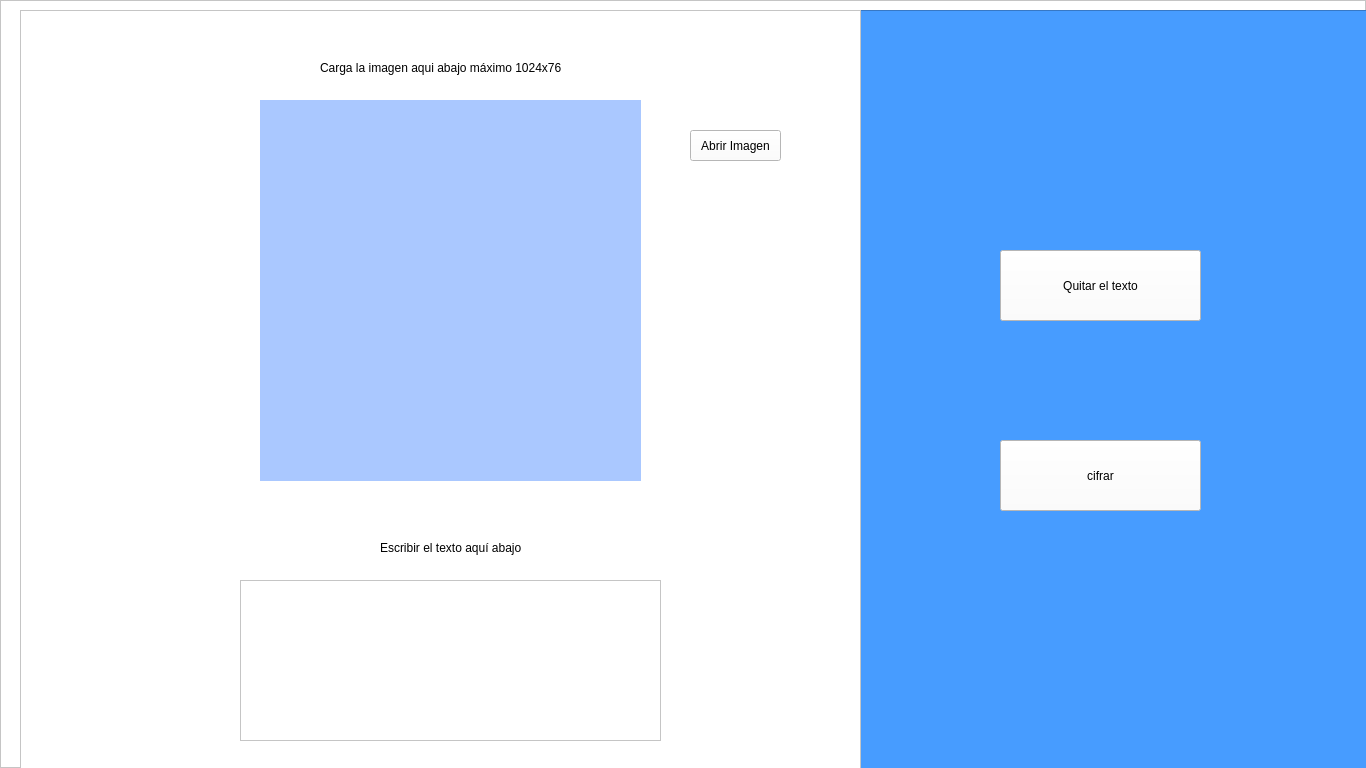
<?xml version="1.0" encoding="UTF-8"?>
<ui version="4.0">
 <class>MainWindow</class>
 <widget class="QMainWindow" name="MainWindow">
  <property name="geometry">
   <rect>
    <x>0</x>
    <y>0</y>
    <width>1366</width>
    <height>768</height>
   </rect>
  </property>
  <property name="windowTitle">
   <string>Cifrar</string>
  </property>
  <property name="windowIcon">
   <iconset>
    <normaloff>imagenes/logo.ico</normaloff>imagenes/logo.ico</iconset>
  </property>
  <widget class="QWidget" name="centralwidget">
   <widget class="QFrame" name="frame">
    <property name="geometry">
     <rect>
      <x>0</x>
      <y>0</y>
      <width>1366</width>
      <height>768</height>
     </rect>
    </property>
    <property name="palette">
     <palette>
      <active>
       <colorrole role="WindowText">
        <brush brushstyle="SolidPattern">
         <color alpha="255">
          <red>0</red>
          <green>0</green>
          <blue>0</blue>
         </color>
        </brush>
       </colorrole>
       <colorrole role="Button">
        <brush brushstyle="SolidPattern">
         <color alpha="255">
          <red>255</red>
          <green>255</green>
          <blue>255</blue>
         </color>
        </brush>
       </colorrole>
       <colorrole role="Light">
        <brush brushstyle="SolidPattern">
         <color alpha="255">
          <red>255</red>
          <green>255</green>
          <blue>255</blue>
         </color>
        </brush>
       </colorrole>
       <colorrole role="Midlight">
        <brush brushstyle="SolidPattern">
         <color alpha="255">
          <red>255</red>
          <green>255</green>
          <blue>255</blue>
         </color>
        </brush>
       </colorrole>
       <colorrole role="Dark">
        <brush brushstyle="SolidPattern">
         <color alpha="255">
          <red>127</red>
          <green>127</green>
          <blue>127</blue>
         </color>
        </brush>
       </colorrole>
       <colorrole role="Mid">
        <brush brushstyle="SolidPattern">
         <color alpha="255">
          <red>170</red>
          <green>170</green>
          <blue>170</blue>
         </color>
        </brush>
       </colorrole>
       <colorrole role="Text">
        <brush brushstyle="SolidPattern">
         <color alpha="255">
          <red>0</red>
          <green>0</green>
          <blue>0</blue>
         </color>
        </brush>
       </colorrole>
       <colorrole role="BrightText">
        <brush brushstyle="SolidPattern">
         <color alpha="255">
          <red>255</red>
          <green>255</green>
          <blue>255</blue>
         </color>
        </brush>
       </colorrole>
       <colorrole role="ButtonText">
        <brush brushstyle="SolidPattern">
         <color alpha="255">
          <red>0</red>
          <green>0</green>
          <blue>0</blue>
         </color>
        </brush>
       </colorrole>
       <colorrole role="Base">
        <brush brushstyle="SolidPattern">
         <color alpha="255">
          <red>255</red>
          <green>255</green>
          <blue>255</blue>
         </color>
        </brush>
       </colorrole>
       <colorrole role="Window">
        <brush brushstyle="SolidPattern">
         <color alpha="255">
          <red>255</red>
          <green>255</green>
          <blue>255</blue>
         </color>
        </brush>
       </colorrole>
       <colorrole role="Shadow">
        <brush brushstyle="SolidPattern">
         <color alpha="255">
          <red>0</red>
          <green>0</green>
          <blue>0</blue>
         </color>
        </brush>
       </colorrole>
       <colorrole role="AlternateBase">
        <brush brushstyle="SolidPattern">
         <color alpha="255">
          <red>255</red>
          <green>255</green>
          <blue>255</blue>
         </color>
        </brush>
       </colorrole>
       <colorrole role="ToolTipBase">
        <brush brushstyle="SolidPattern">
         <color alpha="255">
          <red>255</red>
          <green>255</green>
          <blue>220</blue>
         </color>
        </brush>
       </colorrole>
       <colorrole role="ToolTipText">
        <brush brushstyle="SolidPattern">
         <color alpha="255">
          <red>0</red>
          <green>0</green>
          <blue>0</blue>
         </color>
        </brush>
       </colorrole>
       <colorrole role="PlaceholderText">
        <brush brushstyle="SolidPattern">
         <color alpha="128">
          <red>0</red>
          <green>0</green>
          <blue>0</blue>
         </color>
        </brush>
       </colorrole>
      </active>
      <inactive>
       <colorrole role="WindowText">
        <brush brushstyle="SolidPattern">
         <color alpha="255">
          <red>0</red>
          <green>0</green>
          <blue>0</blue>
         </color>
        </brush>
       </colorrole>
       <colorrole role="Button">
        <brush brushstyle="SolidPattern">
         <color alpha="255">
          <red>255</red>
          <green>255</green>
          <blue>255</blue>
         </color>
        </brush>
       </colorrole>
       <colorrole role="Light">
        <brush brushstyle="SolidPattern">
         <color alpha="255">
          <red>255</red>
          <green>255</green>
          <blue>255</blue>
         </color>
        </brush>
       </colorrole>
       <colorrole role="Midlight">
        <brush brushstyle="SolidPattern">
         <color alpha="255">
          <red>255</red>
          <green>255</green>
          <blue>255</blue>
         </color>
        </brush>
       </colorrole>
       <colorrole role="Dark">
        <brush brushstyle="SolidPattern">
         <color alpha="255">
          <red>127</red>
          <green>127</green>
          <blue>127</blue>
         </color>
        </brush>
       </colorrole>
       <colorrole role="Mid">
        <brush brushstyle="SolidPattern">
         <color alpha="255">
          <red>170</red>
          <green>170</green>
          <blue>170</blue>
         </color>
        </brush>
       </colorrole>
       <colorrole role="Text">
        <brush brushstyle="SolidPattern">
         <color alpha="255">
          <red>0</red>
          <green>0</green>
          <blue>0</blue>
         </color>
        </brush>
       </colorrole>
       <colorrole role="BrightText">
        <brush brushstyle="SolidPattern">
         <color alpha="255">
          <red>255</red>
          <green>255</green>
          <blue>255</blue>
         </color>
        </brush>
       </colorrole>
       <colorrole role="ButtonText">
        <brush brushstyle="SolidPattern">
         <color alpha="255">
          <red>0</red>
          <green>0</green>
          <blue>0</blue>
         </color>
        </brush>
       </colorrole>
       <colorrole role="Base">
        <brush brushstyle="SolidPattern">
         <color alpha="255">
          <red>255</red>
          <green>255</green>
          <blue>255</blue>
         </color>
        </brush>
       </colorrole>
       <colorrole role="Window">
        <brush brushstyle="SolidPattern">
         <color alpha="255">
          <red>255</red>
          <green>255</green>
          <blue>255</blue>
         </color>
        </brush>
       </colorrole>
       <colorrole role="Shadow">
        <brush brushstyle="SolidPattern">
         <color alpha="255">
          <red>0</red>
          <green>0</green>
          <blue>0</blue>
         </color>
        </brush>
       </colorrole>
       <colorrole role="AlternateBase">
        <brush brushstyle="SolidPattern">
         <color alpha="255">
          <red>255</red>
          <green>255</green>
          <blue>255</blue>
         </color>
        </brush>
       </colorrole>
       <colorrole role="ToolTipBase">
        <brush brushstyle="SolidPattern">
         <color alpha="255">
          <red>255</red>
          <green>255</green>
          <blue>220</blue>
         </color>
        </brush>
       </colorrole>
       <colorrole role="ToolTipText">
        <brush brushstyle="SolidPattern">
         <color alpha="255">
          <red>0</red>
          <green>0</green>
          <blue>0</blue>
         </color>
        </brush>
       </colorrole>
       <colorrole role="PlaceholderText">
        <brush brushstyle="SolidPattern">
         <color alpha="128">
          <red>0</red>
          <green>0</green>
          <blue>0</blue>
         </color>
        </brush>
       </colorrole>
      </inactive>
      <disabled>
       <colorrole role="WindowText">
        <brush brushstyle="SolidPattern">
         <color alpha="255">
          <red>127</red>
          <green>127</green>
          <blue>127</blue>
         </color>
        </brush>
       </colorrole>
       <colorrole role="Button">
        <brush brushstyle="SolidPattern">
         <color alpha="255">
          <red>255</red>
          <green>255</green>
          <blue>255</blue>
         </color>
        </brush>
       </colorrole>
       <colorrole role="Light">
        <brush brushstyle="SolidPattern">
         <color alpha="255">
          <red>255</red>
          <green>255</green>
          <blue>255</blue>
         </color>
        </brush>
       </colorrole>
       <colorrole role="Midlight">
        <brush brushstyle="SolidPattern">
         <color alpha="255">
          <red>255</red>
          <green>255</green>
          <blue>255</blue>
         </color>
        </brush>
       </colorrole>
       <colorrole role="Dark">
        <brush brushstyle="SolidPattern">
         <color alpha="255">
          <red>127</red>
          <green>127</green>
          <blue>127</blue>
         </color>
        </brush>
       </colorrole>
       <colorrole role="Mid">
        <brush brushstyle="SolidPattern">
         <color alpha="255">
          <red>170</red>
          <green>170</green>
          <blue>170</blue>
         </color>
        </brush>
       </colorrole>
       <colorrole role="Text">
        <brush brushstyle="SolidPattern">
         <color alpha="255">
          <red>127</red>
          <green>127</green>
          <blue>127</blue>
         </color>
        </brush>
       </colorrole>
       <colorrole role="BrightText">
        <brush brushstyle="SolidPattern">
         <color alpha="255">
          <red>255</red>
          <green>255</green>
          <blue>255</blue>
         </color>
        </brush>
       </colorrole>
       <colorrole role="ButtonText">
        <brush brushstyle="SolidPattern">
         <color alpha="255">
          <red>127</red>
          <green>127</green>
          <blue>127</blue>
         </color>
        </brush>
       </colorrole>
       <colorrole role="Base">
        <brush brushstyle="SolidPattern">
         <color alpha="255">
          <red>255</red>
          <green>255</green>
          <blue>255</blue>
         </color>
        </brush>
       </colorrole>
       <colorrole role="Window">
        <brush brushstyle="SolidPattern">
         <color alpha="255">
          <red>255</red>
          <green>255</green>
          <blue>255</blue>
         </color>
        </brush>
       </colorrole>
       <colorrole role="Shadow">
        <brush brushstyle="SolidPattern">
         <color alpha="255">
          <red>0</red>
          <green>0</green>
          <blue>0</blue>
         </color>
        </brush>
       </colorrole>
       <colorrole role="AlternateBase">
        <brush brushstyle="SolidPattern">
         <color alpha="255">
          <red>255</red>
          <green>255</green>
          <blue>255</blue>
         </color>
        </brush>
       </colorrole>
       <colorrole role="ToolTipBase">
        <brush brushstyle="SolidPattern">
         <color alpha="255">
          <red>255</red>
          <green>255</green>
          <blue>220</blue>
         </color>
        </brush>
       </colorrole>
       <colorrole role="ToolTipText">
        <brush brushstyle="SolidPattern">
         <color alpha="255">
          <red>0</red>
          <green>0</green>
          <blue>0</blue>
         </color>
        </brush>
       </colorrole>
       <colorrole role="PlaceholderText">
        <brush brushstyle="SolidPattern">
         <color alpha="128">
          <red>0</red>
          <green>0</green>
          <blue>0</blue>
         </color>
        </brush>
       </colorrole>
      </disabled>
     </palette>
    </property>
    <property name="autoFillBackground">
     <bool>true</bool>
    </property>
    <property name="frameShape">
     <enum>QFrame::StyledPanel</enum>
    </property>
    <property name="frameShadow">
     <enum>QFrame::Raised</enum>
    </property>
    <widget class="QTextEdit" name="textEdit">
     <property name="geometry">
      <rect>
       <x>20</x>
       <y>10</y>
       <width>1366</width>
       <height>768</height>
      </rect>
     </property>
     <property name="styleSheet">
      <string notr="true">background-color: rgb(71, 156, 255); AZUL</string>
     </property>
    </widget>
    <widget class="QLabel" name="quitarimagen">
     <property name="geometry">
      <rect>
       <x>950</x>
       <y>200</y>
       <width>241</width>
       <height>231</height>
      </rect>
     </property>
     <property name="text">
      <string/>
     </property>
    </widget>
    <widget class="QTextEdit" name="textEdit_7">
     <property name="enabled">
      <bool>false</bool>
     </property>
     <property name="geometry">
      <rect>
       <x>20</x>
       <y>10</y>
       <width>841</width>
       <height>768</height>
      </rect>
     </property>
    </widget>
    <widget class="QLabel" name="label_4">
     <property name="geometry">
      <rect>
       <x>150</x>
       <y>20</y>
       <width>31</width>
       <height>21</height>
      </rect>
     </property>
     <property name="text">
      <string/>
     </property>
     <property name="pixmap">
      <pixmap>../../Desktop/Imagenes proyecto/Icono de usario.jpg</pixmap>
     </property>
     <property name="scaledContents">
      <bool>true</bool>
     </property>
    </widget>
    <widget class="QLabel" name="label">
     <property name="geometry">
      <rect>
       <x>320</x>
       <y>60</y>
       <width>241</width>
       <height>16</height>
      </rect>
     </property>
     <property name="text">
      <string>Carga la imagen aqui abajo máximo 1024x768px</string>
     </property>
    </widget>
    <widget class="QLabel" name="imagenlbl">
     <property name="geometry">
      <rect>
       <x>260</x>
       <y>100</y>
       <width>381</width>
       <height>381</height>
      </rect>
     </property>
     <property name="styleSheet">
      <string notr="true">background-color: rgb(170, 200, 255);</string>
     </property>
     <property name="text">
      <string/>
     </property>
    </widget>
    <widget class="QLabel" name="label_3">
     <property name="geometry">
      <rect>
       <x>380</x>
       <y>540</y>
       <width>191</width>
       <height>16</height>
      </rect>
     </property>
     <property name="text">
      <string>Escribir el texto aquí abajo</string>
     </property>
    </widget>
    <widget class="QPushButton" name="imagenbtn">
     <property name="geometry">
      <rect>
       <x>690</x>
       <y>130</y>
       <width>91</width>
       <height>31</height>
      </rect>
     </property>
     <property name="text">
      <string>Abrir Imagen</string>
     </property>
    </widget>
    <widget class="QTextEdit" name="textotxt">
     <property name="geometry">
      <rect>
       <x>240</x>
       <y>580</y>
       <width>421</width>
       <height>161</height>
      </rect>
     </property>
    </widget>
    <widget class="QPushButton" name="cifrarbtn">
     <property name="geometry">
      <rect>
       <x>1000</x>
       <y>440</y>
       <width>201</width>
       <height>71</height>
      </rect>
     </property>
     <property name="text">
      <string>cifrar</string>
     </property>
    </widget>
    <widget class="QPushButton" name="quitarbtn">
     <property name="geometry">
      <rect>
       <x>1000</x>
       <y>250</y>
       <width>201</width>
       <height>71</height>
      </rect>
     </property>
     <property name="text">
      <string>Quitar el texto</string>
     </property>
    </widget>
   </widget>
  </widget>
 </widget>
 <resources/>
 <connections/>
</ui>
